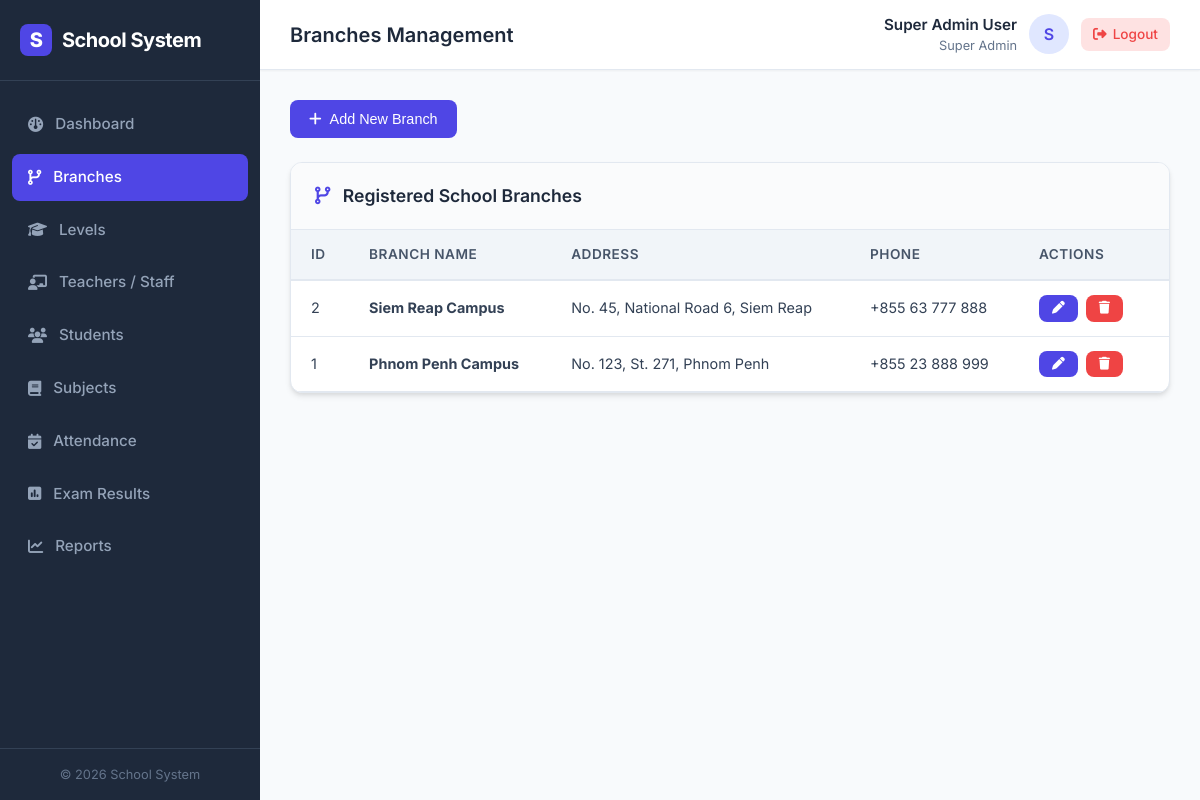
/branches.php (signed in), run on the app's committed database.
### tables this page shows
CREATE TABLE IF NOT EXISTS `branches` (
    `id` INT AUTO_INCREMENT PRIMARY KEY,
    `name` VARCHAR(100) NOT NULL,
    `address` VARCHAR(255) NULL,
    `phone` VARCHAR(20) NULL,
    `created_at` TIMESTAMP DEFAULT CURRENT_TIMESTAMP
);

### branches.php (the view, shortened to what this page needs)
<?php
require_once 'header.php';
$edit_branch = null;
$branches = $conn->query("SELECT * FROM branches ORDER BY id DESC");
?>
<?php if ($user_role === 'super_admin'): ?>
    <div style="margin-bottom: 24px;">
        <button class="btn btn-primary" onclick="toggleForm('branchForm')">
            <i class="fa-solid <?php echo $edit_branch ? 'fa-pen-to-square' : 'fa-plus'; ?>"></i>
            <?php echo $edit_branch ? 'Edit Branch: ' . htmlspecialchars($edit_branch['name']) : 'Add New Branch'; ?>
        </button>
    </div>
<?php endif; ?>
<div class="card">
    <div class="card-header">
        <h2 class="card-title"><i class="fa-solid fa-code-branch" style="color:var(--primary); margin-right:8px;"></i> Registered School Branches</h2>
    </div>
    <div class="card-body" style="padding: 0;">
        <div class="table-responsive">
            <table class="table">
                <thead>
                    <tr>
                        <th>ID</th>
                        <th>Branch Name</th>
                        <th>Address</th>
                        <th>Phone</th>
                        <?php if ($user_role === 'super_admin'): ?>
                            <th style="width: 150px;">Actions</th>
                        <?php endif; ?>
                    </tr>
                </thead>
                <tbody>
                    <?php if ($branches && $branches->num_rows > 0): ?>
                        <?php while($row = $branches->fetch_assoc()): ?>
                            <tr>
                                <td><?php echo $row['id']; ?></td>
                                <td><strong><?php echo htmlspecialchars($row['name']); ?></strong></td>
                                <td><?php echo htmlspecialchars($row['address'] ?? 'N/A'); ?></td>
                                <td><?php echo htmlspecialchars($row['phone'] ?? 'N/A'); ?></td>
                                <?php if ($user_role === 'super_admin'): ?>
                                    <td>
                                        <div class="action-links">
                                            <a href="branches.php?action=edit&id=<?php echo $row['id']; ?>" class="btn btn-primary btn-sm" title="Edit">
                                                <i class="fa-solid fa-pen"></i>
                                            </a>
                                            <a href="branches.php?action=delete&id=<?php echo $row['id']; ?>" class="btn btn-danger btn-sm" onclick="return confirmDelete('Are you sure you want to delete this branch?')" title="Delete">
                                                <i class="fa-solid fa-trash"></i>
                                            </a>
                                        </div>
                                    </td>
                                <?php endif; ?>
                            </tr>
                        <?php endwhile; ?>
                    <?php else: ?>
                        <tr>
                            <td colspan="<?php echo $user_role === 'super_admin' ? '5' : '4'; ?>" style="text-align: center; padding: 24px; color: #64748b;">No branches found.</td>
                        </tr>
                    <?php endif; ?>
                </tbody>
            </table>
        </div>
    </div>
</div>
<?php
require_once 'footer.php';
?>

### style.css (style rules this page uses)
:root { --primary: #4f46e5; --primary-hover: #4338ca; --primary-light: #e0e7ff; --secondary: #10b981; --secondary-hover: #059669; --danger: #ef4444; --danger-hover: #dc2626; --warning: #f59e0b; --warning-hover: #d97706; --info: #06b6d4; --dark: #1e293b; --dark-light: #334155; --light: #f8fafc; --border: #e2e8f0; --white: #ffffff; --font: 'Inter', -apple-system, BlinkMacSystemFont, "Segoe UI", Roboto, sans-serif; --shadow-sm: 0 1px 2px 0 rgba(0, 0, 0, 0.05); --shadow: 0 4px 6px -1px rgba(0, 0, 0, 0.1), 0 2px 4px -1px rgba(0, 0, 0, 0.06); --shadow-md: 0 10px 15px -3px rgba(0, 0, 0, 0.1), 0 4px 6px -2px rgba(0, 0, 0, 0.05); --radius: 12px; --radius-sm: 8px; --transition: all 0.25s cubic-bezier(0.4, 0, 0.2, 1); }
* { margin: 0; padding: 0; box-sizing: border-box; }
body { font-family: var(--font); background-color: var(--light); color: var(--dark); line-height: 1.5; overflow-x: hidden; }
a { text-decoration: none; color: inherit; }
.card { background-color: var(--white); border-radius: var(--radius); box-shadow: var(--shadow); border: 1px solid var(--border); margin-bottom: 24px; overflow: hidden; }
.card-header { padding: 20px 24px; border-bottom: 1px solid var(--border); display: flex; align-items: center; justify-content: space-between; background-color: #fafbfc; }
.card-title { font-size: 1.1rem; font-weight: 600; color: var(--dark); }
.card-body { padding: 24px; }
.btn { display: inline-flex; align-items: center; justify-content: center; gap: 8px; padding: 10px 18px; font-size: 0.9rem; font-weight: 500; border-radius: var(--radius-sm); cursor: pointer; border: 1px solid transparent; transition: var(--transition); }
.btn-primary { background-color: var(--primary); color: var(--white); }
.btn-danger { background-color: var(--danger); color: var(--white); }
.btn-sm { padding: 6px 12px; font-size: 0.8rem; }
.table-responsive { width: 100%; overflow-x: auto; }
.table { width: 100%; border-collapse: collapse; text-align: left; }
.table th { padding: 14px 20px; background-color: #f1f5f9; color: #475569; font-size: 0.85rem; font-weight: 600; text-transform: uppercase; letter-spacing: 0.5px; border-bottom: 2px solid var(--border); }
.table td { padding: 14px 20px; border-bottom: 1px solid var(--border); font-size: 0.9rem; color: var(--dark-light); vertical-align: middle; }
.action-links { display: flex; gap: 8px; }

### data on the page
branches: id "2", name "Siem Reap Campus", address "No. 45, National Road 6, Siem Reap", phone "+855 63 777 888"
branches: id "1", name "Phnom Penh Campus", address "No. 123, St. 271, Phnom Penh", phone "+855 23 888 999"

### other printed values
$user_name "Super Admin User"
substr($user_name, 0, 1) "S"
